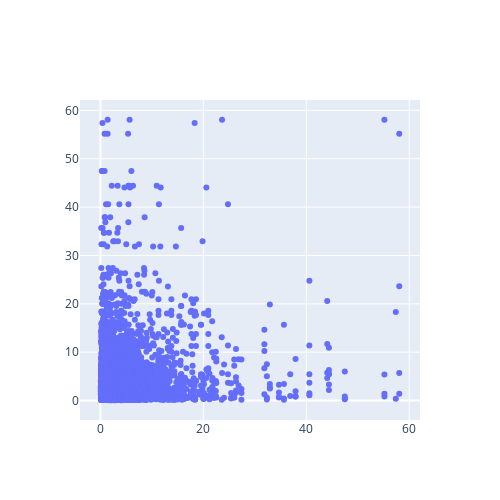

This figure's notebook cell:
### Code cell
fig = go.Figure(data=go.Scatter(x=y, y=x, mode='markers', hovertext=texts))
fig.update_layout(
    autosize=False,
    width=500,
    height=500
)
fig.show()

### Figure 1 — Plotly figure (JSON) as saved in the notebook; plotly's stock layout.template omitted (floating-point values rounded to 4 significant figures; data arrays with more than 128 entries replaced by an {"elided": "..."} marker saying what was removed)
{"data": [{"hovertext": {"elided": "4206 str values"}, "mode": "markers", "type": "scatter", "x": {"elided": "4206 float values"}, "y": {"elided": "4206 float values"}}], "layout": {"autosize": false, "height": 500, "width": 500}}
